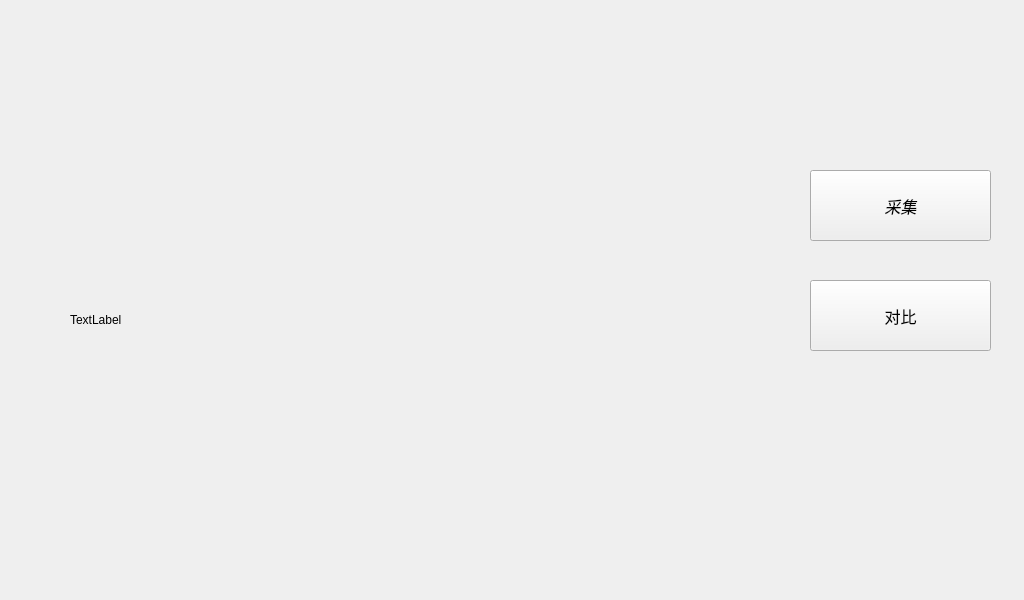
<?xml version="1.0" encoding="UTF-8"?>
<ui version="4.0">
 <class>Widget</class>
 <widget class="QWidget" name="Widget">
  <property name="geometry">
   <rect>
    <x>0</x>
    <y>0</y>
    <width>1024</width>
    <height>600</height>
   </rect>
  </property>
  <property name="minimumSize">
   <size>
    <width>1024</width>
    <height>600</height>
   </size>
  </property>
  <property name="maximumSize">
   <size>
    <width>1024</width>
    <height>600</height>
   </size>
  </property>
  <property name="windowTitle">
   <string>Widget</string>
  </property>
  <widget class="QLabel" name="camlab">
   <property name="geometry">
    <rect>
     <x>70</x>
     <y>60</y>
     <width>780</width>
     <height>520</height>
    </rect>
   </property>
   <property name="minimumSize">
    <size>
     <width>780</width>
     <height>520</height>
    </size>
   </property>
   <property name="maximumSize">
    <size>
     <width>780</width>
     <height>520</height>
    </size>
   </property>
   <property name="text">
    <string>TextLabel</string>
   </property>
  </widget>
  <widget class="QPushButton" name="btncaiji">
   <property name="geometry">
    <rect>
     <x>810</x>
     <y>170</y>
     <width>181</width>
     <height>71</height>
    </rect>
   </property>
   <property name="font">
    <font>
     <pointsize>12</pointsize>
     <italic>true</italic>
    </font>
   </property>
   <property name="text">
    <string>采集</string>
   </property>
  </widget>
  <widget class="QPushButton" name="btnbidui">
   <property name="geometry">
    <rect>
     <x>810</x>
     <y>280</y>
     <width>181</width>
     <height>71</height>
    </rect>
   </property>
   <property name="font">
    <font>
     <pointsize>12</pointsize>
    </font>
   </property>
   <property name="text">
    <string>对比</string>
   </property>
  </widget>
 </widget>
 <resources/>
 <connections/>
</ui>
